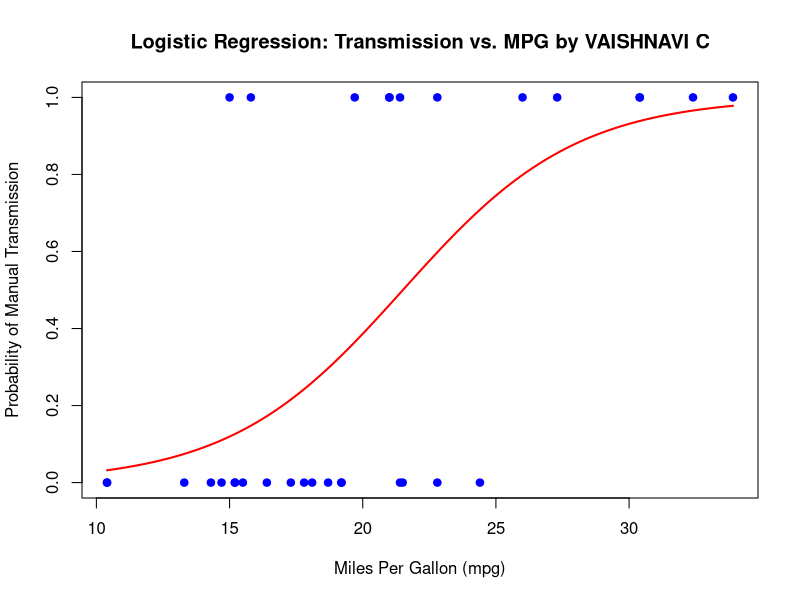

Source code (R):
# Load the dataset
data(mtcars)
# Convert 'am' to a factor (categorical variable)
mtcars$am <- factor(mtcars$am, levels = c(0, 1), labels = c("Automatic", "Manual"))
# Fit a logistic regression model
logistic_model <- glm(am ~ mpg, data = mtcars, family = binomial)
# Print the summary of the model
print(summary(logistic_model))
# Predict probabilities for the logistic model
predicted_probs <- predict(logistic_model, type = "response")
# Display the predicted probabilities
print(predicted_probs)
# Plotting the data and logistic regression curve
plot(mtcars$mpg, as.numeric(mtcars$am) - 1,
     main = "Logistic Regression: Transmission vs. MPG by VAISHNAVI C",
     xlab = "Miles Per Gallon (mpg)",
     ylab = "Probability of Manual Transmission",
     pch = 19, col = "blue")
# Add the logistic regression curve
curve(predict(logistic_model, data.frame(mpg = x), type = "response"), 
      add = TRUE, col = "red", lwd = 2)
